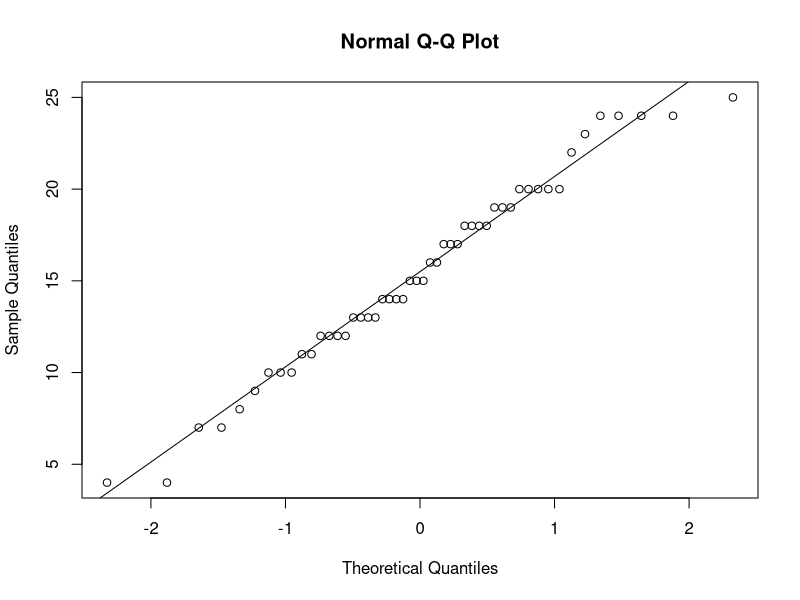
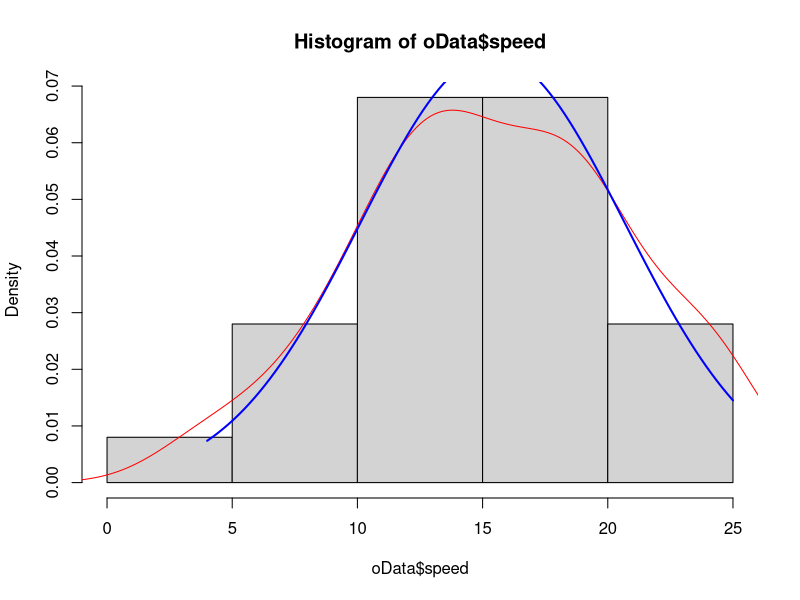
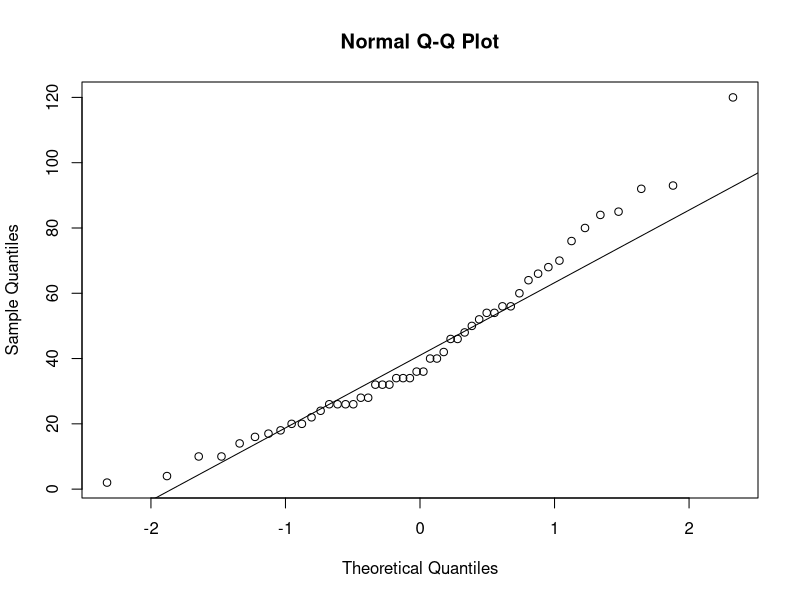
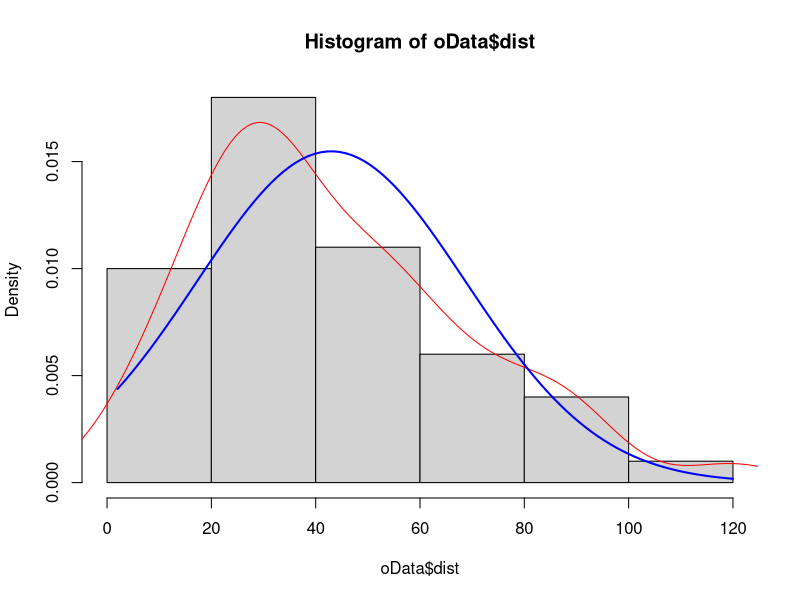
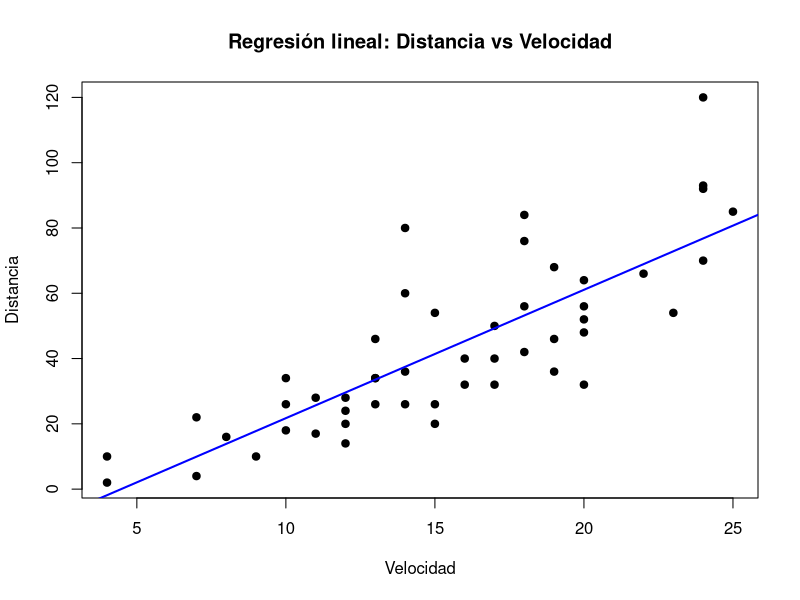
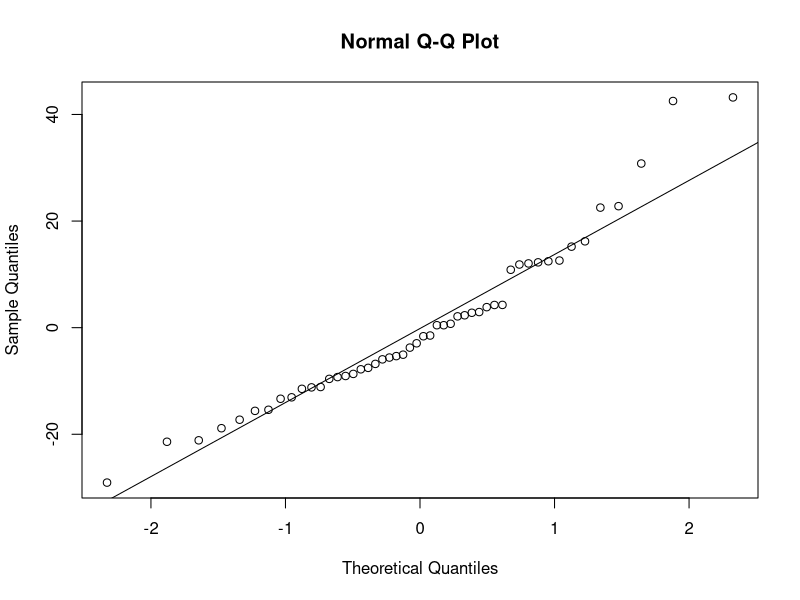
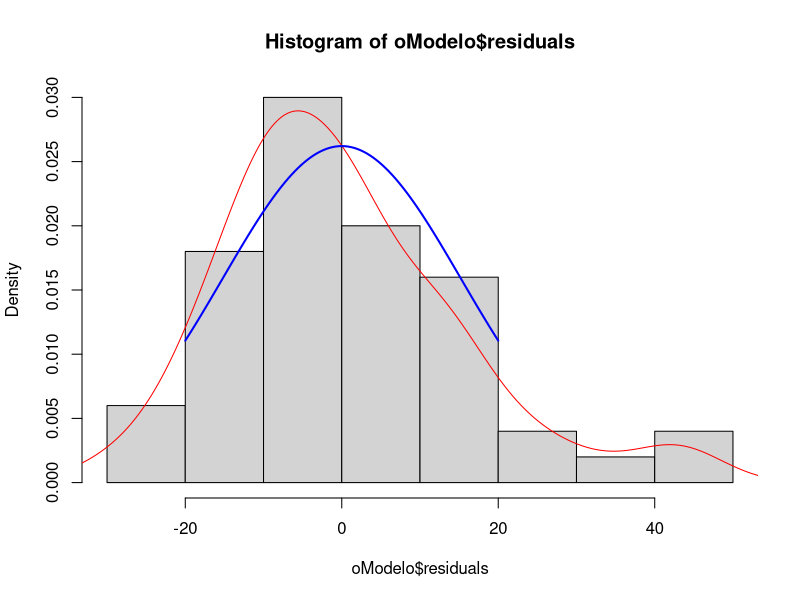
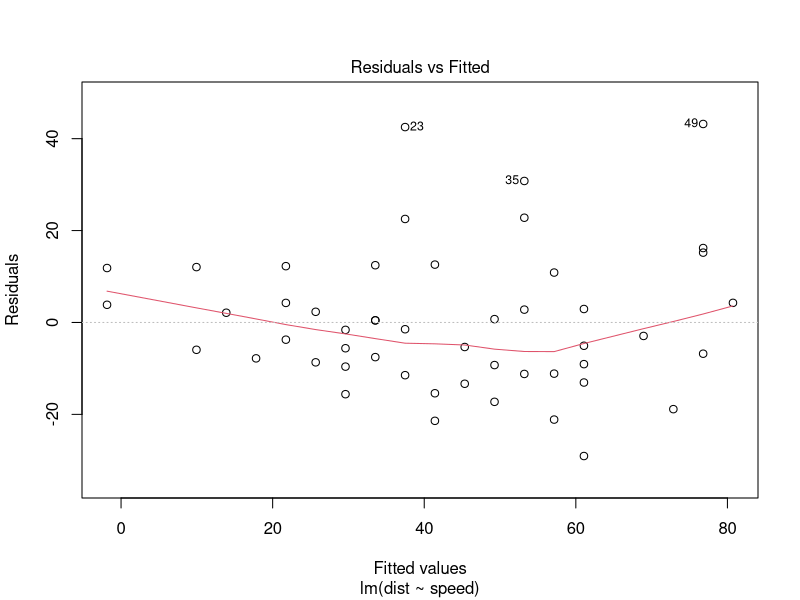

These figures' R source, in order: (Note: this script raises an error after producing the figures.)
## ---- chunk 1
knitr::opts_chunk$set(echo = TRUE)
## ---- chunk 2
oData = cars
## ---- chunk 3

shapiro.test(oData$speed)


shapiro.test(oData$dist)
## ---- chunk 4

qqnorm(oData$speed)
qqline(oData$speed)
hist(oData$speed, freq=FALSE)
lines(density(oData$speed), col="red")
curve(dnorm(x, mean=mean(oData$speed), sd=sd(oData$speed)), from=min(oData$speed), to=max(oData$speed), add=TRUE, col="blue", lwd=2)


## ---- chunk 5

qqnorm(oData$dist)
qqline(oData$dist)
hist(oData$dist, freq=FALSE)
lines(density(oData$dist), col="red")
curve(dnorm(x, mean=mean(oData$dist), sd=sd(oData$dist)), from=min(oData$dist), to=max(oData$dist), add=TRUE, col="blue", lwd=2)
## ---- chunk 6
library(e1071)
print("Velocidad: ")
skewness(oData$speed)
kurtosis(oData$speed)

print("Distancia: ")
skewness(oData$dist)
kurtosis(oData$dist)
## ---- chunk 7
oModelo = lm(dist ~ speed, data=oData)
summary(oModelo)
## ---- chunk 8
plot(oData$speed, oData$dist, main="Regresión lineal: Distancia vs Velocidad", 
     xlab="Velocidad", ylab="Distancia", pch=19)
abline(oModelo, col="blue", lwd=2)
## ---- chunk 9
t.test(oModelo$residuals)
## ---- chunk 10
library(nortest)
ad.test(oModelo$residuals)

qqnorm(oModelo$residuals)
qqline(oModelo$residuals)
hist(oModelo$residuals,freq=FALSE)
lines(density(oModelo$residual),col="red")
curve(dnorm(x,mean=mean(oModelo$residuals),sd=sd(oModelo$residuals)), from=-
20, to=20, add=TRUE, col="blue",lwd=2)
## ---- chunk 11
library(lmtest)
bptest(oModelo)

bgtest(oModelo)
## ---- chunk 12
dwtest(oModelo)
gqtest(oModelo)
## ---- chunk 13
resettest(oModelo)
## ---- chunk 14
plot(oModelo)
## ---- chunk 15
# Graficar los datos y el modelo de la distancia en función de la velocidad
plot(oData$speed, oData$dist, main="Modelo Lineal: Distancia en función de Velocidad",
     xlab="Velocidad", ylab="Distancia", pch=19)
abline(oModelo, col="red", lwd=2)
## ---- chunk 16
library(MASS)

# Aplicar la transformación Box-Cox
oBoxCoxModel = boxcox(lm(dist ~ speed, data=oData), plotit=TRUE)

oLambda <- oBoxCoxModel$x[which.max(oBoxCoxModel$y)]
oLambda

## ---- chunk 17
library(nortest)
library(e1071)

oSpeed = oData$speed

ecu1=sqrt(oSpeed+1)
ecu2=((oSpeed+1)^oLambda-1)/oLambda

D0=ad.test(oSpeed)
D1=ad.test(ecu1)
D2=ad.test(ecu2)

m0=round(c(as.numeric(summary(oSpeed)),kurtosis(oSpeed),skewness(oSpeed),D0$p.value),3)
m1=round(c(as.numeric(summary(ecu1)),kurtosis(ecu1),skewness(ecu1),D1$p.value),3)
m2=round(c(as.numeric(summary(ecu2)),kurtosis(ecu2),skewness(ecu2),D2$p.value),3)

m<-as.data.frame(rbind(m0,m1,m2))
row.names(m)=c("Original","Primer modelo","Segundo Modelo")
names(m)=c("Minimo","Q1","Mediana","Media","Q3","Máximo","Curtosis","Sesgo","Valor p")

m
## ---- chunk 18
par(mfrow=c(3,1))
hist(ecu1,col=0,main="Histograma de Velocidad 1")
hist(ecu2,col=0,main="Histograma de Velocidad 2")
hist(oSpeed,col=0,main="Histograma de Velocidad")
## ---- chunk 19

print("Transformacion 1")
ad.test(ecu1)
print("Transformacion 2")
ad.test(ecu2)
print("Original")
ad.test(oSpeed)

## ---- chunk 20
M2=subset(ecu1, ecu1> 2.5)
par(mfrow=c(2,1))
boxplot(oData$speed, horizontal = TRUE,col="pink", main="Velocidad de los carros")
boxplot(M2, horizontal = TRUE,col="green", main="Velocidad de los carros mayor a 2.5")


## ---- chunk 21
oModeloTransformacion = lm( dist ~ ecu1 ,data=oData) # Mejor Transformacion
## ---- chunk 22
plot(oData$speed, oData$dist, main="Modelo No Lineal: Distancia vs Velocidad",
     xlab="Velocidad", ylab="Distancia", pch=19)
abline(oModeloTransformacion, col="red", lwd=2)
## ---- chunk 23
summary(oModeloTransformacion)
## ---- chunk 24
t.test(oModeloTransformacion$residuals)
## ---- chunk 25

ad.test(oModeloTransformacion$residuals)

qqnorm(oModeloTransformacion$residuals)
qqline(oModeloTransformacion$residuals)
hist(oModeloTransformacion$residuals,freq=FALSE)
lines(density(oModeloTransformacion$residual),col="red")
curve(dnorm(x,mean=mean(oModeloTransformacion$residuals),sd=sd(oModeloTransformacion$residuals)), from=-
20, to=20, add=TRUE, col="blue",lwd=2)
## ---- chunk 26
# Graficar los datos y el modelo de la distancia en función de la velocidad
plot(oData$speed, oData$dist, main="Modelo Lineal: Distancia en función de Velocidad",
     xlab="Velocidad", ylab="Distancia", pch=19)
abline(oModelo, col="red", lwd=2)
